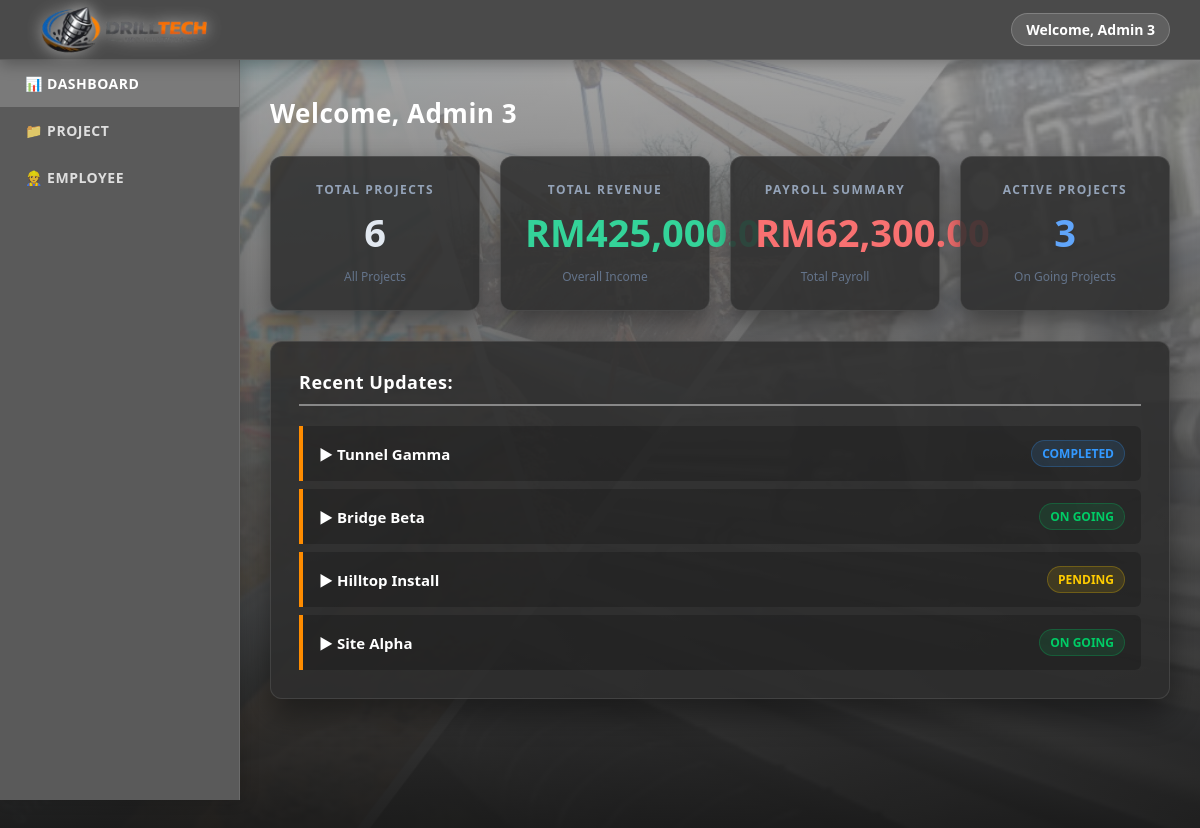
Screenshot of /admin.php (signed in) with the database file from the repository.
### tables this page shows
CREATE TABLE `project` (
  `Project_ID` int(11) NOT NULL,
  `Project_Name` varchar(100) DEFAULT NULL,
  `Project_Location` varchar(100) DEFAULT NULL,
  `Project_Value` decimal(10,2) DEFAULT NULL,
  `Project_Status` varchar(50) DEFAULT NULL,
  `Client_ID` int(11) DEFAULT NULL
);

### admin.php (the view, shortened to what this page needs)
<?php
include("database.php");
$admin_name = $_SESSION['admin_name'] ?? 'Admin';
$totalProjects = mysqli_fetch_assoc(mysqli_query($conn, "SELECT COUNT(*) AS total FROM project"))['total'] ?? 0;
$totalRevenue = mysqli_fetch_assoc(mysqli_query($conn, "SELECT SUM(Project_Value) AS revenue FROM project"))['revenue'] ?? 0;
$payrollSummary = mysqli_fetch_assoc(mysqli_query($conn, "SELECT SUM(Payroll_Amount) AS total FROM payroll"))['total'] ?? 0;
$activeClients = mysqli_fetch_assoc(mysqli_query($conn, "SELECT COUNT(*) AS clients FROM project WHERE Project_Status='On Going'"))['clients'] ?? 0;
?>
<!DOCTYPE html>
<html lang="en">
<head>
</head>
<body>
<div class="header">
        <div class="logo">
            <img src="images/logo.png" alt="Logo" style="height: 65px; width: auto; display: block; object-fit: contain; filter: drop-shadow(0px 0px 8px rgba(255, 255, 255, 0.65));">
        </div>
        <div class="header-welcome">Welcome, <?php echo htmlspecialchars($admin_name); ?></div>
    </div>
    <div class="wrapper">
        <div class="sidebar">
            <a href="admin.php" class="active">📊 DASHBOARD</a>
            <a href="projectAD.php">📁 PROJECT</a>
            <a href="employeeAD.php">👷 EMPLOYEE</a>
        </div>
        <div class="content">
            <h1 class="welcome">Welcome, <?php echo htmlspecialchars($admin_name); ?></h1>
            <div class="stats">
                <div class="stat-card">
                    <div>TOTAL PROJECTS</div>
                    <div class="stat-number" style="color: #e2e8f0;"><?php echo $totalProjects; ?></div>
                    <small>All Projects</small>
                </div>
                <div class="stat-card">
                    <div>TOTAL REVENUE</div>
                    <div class="stat-number" style="color: #34d399;">RM<?php echo number_format($totalRevenue, 2); ?></div>
                    <small>Overall Income</small>
                </div>
                <div class="stat-card">
                    <div>PAYROLL SUMMARY</div>
                    <div class="stat-number" style="color: #f87171;">RM<?php echo number_format($payrollSummary, 2); ?></div>
                    <small>Total Payroll</small>
                </div>
                <div class="stat-card">
                    <div>ACTIVE PROJECTS</div>
                    <div class="stat-number" style="color: #60a5fa;"><?php echo $activeClients; ?></div>
                    <small>On Going Projects</small>
                </div>
            </div>
            <div class="recent-updates">
                <h3>Recent Updates:</h3>
                <ul>
                    <?php
                    $recent = mysqli_query($conn, "SELECT Project_Name, Project_Status FROM project ORDER BY Project_ID DESC LIMIT 4");
                    while($row = mysqli_fetch_assoc($recent)):
                        $status = strtolower(trim($row['Project_Status']));
                        $statusClass = 'status-pending';
                        if ($status === 'on going' || $status === 'ongoing' || $status === 'active') {
                            $statusClass = 'status-ongoing';
                        } elseif ($status === 'completed' || $status === 'done') {
                            $statusClass = 'status-completed';
                        }
                    ?>
                        <li>
                            <span class="project-name">► <?php echo htmlspecialchars($row['Project_Name']); ?></span>
                            <span class="project-status <?php echo $statusClass; ?>"><?php echo htmlspecialchars($row['Project_Status']); ?></span>
                        </li>
                    <?php endwhile; ?>
                </ul>
            </div>
        </div>
    </div>
</body>
</html>

### admin.php (style rules this page uses)
* { margin: 0; padding: 0; box-sizing: border-box; }
body { font-family: system-ui, -apple-system, BlinkMacSystemFont, "Segoe UI", Roboto, sans-serif; background: linear-gradient(rgba(74, 74, 74, 0.45), rgba(15, 15, 15, 0.95)), url('images/construction_bg.jpg') center/cover no-repeat fixed; color: #f8fafc; min-height: 100vh; }
.header { background: #4a4a4a; border-bottom: 1px solid rgba(255, 255, 255, 0.1); padding: 0 30px; display: flex; align-items: center; justify-content: space-between; position: fixed; top: 0; left: 0; right: 0; height: 60px; z-index: 1000; box-shadow: 0 4px 15px rgba(0, 0, 0, 0.3); }
.logo { display: flex; align-items: center; font-size: 20px; font-weight: 800; color: white; letter-spacing: 1px; }
.header-welcome { font-size: 14px; font-weight: 600; color: #fff; background: rgba(255, 255, 255, 0.12); border: 1px solid rgba(255, 255, 255, 0.2); padding: 6px 14px; border-radius: 20px; }
.wrapper { display: flex; margin-top: 60px; }
.sidebar { width: 240px; background: #5a5a5a; border-right: 1px solid rgba(255, 255, 255, 0.1); min-height: calc(100vh - 60px); position: fixed; top: 60px; left: 0; z-index: 90; box-shadow: 4px 0 15px rgba(0, 0, 0, 0.15); }
.sidebar a { display: flex; align-items: center; padding: 14px 25px; color: rgba(255, 255, 255, 0.8); text-decoration: none; font-size: 14px; font-weight: 600; letter-spacing: 0.5px; transition: all 0.2s ease; }
.sidebar a:hover, .sidebar a.active { color: #fff; background: #7a7a7a; }
.content { flex: 1; margin-left: 240px; padding: 35px 30px; }
.welcome { font-size: 26px; font-weight: 700; margin-bottom: 25px; letter-spacing: 0.5px; color: #fff; }
.stats { display: flex; gap: 20px; margin-bottom: 30px; flex-wrap: wrap; }
.stat-card { flex: 1; min-width: 200px; background: rgba(45, 45, 45, 0.85); border: 1px solid rgba(255, 255, 255, 0.1); padding: 24px; border-radius: 12px; text-align: center; box-shadow: 0 10px 25px rgba(0, 0, 0, 0.4); transition: transform 0.3s ease, box-shadow 0.3s ease; }
.stat-card div:first-child { font-size: 12px; font-weight: 700; color: #94a3b8; letter-spacing: 1.5px; text-transform: uppercase; margin-bottom: 8px; }
.stat-number { font-size: 38px; font-weight: 800; margin: 6px 0; }
.stat-card small { font-size: 12px; color: #64748b; font-weight: 500; }
.recent-updates { background: rgba(45, 45, 45, 0.85); border: 1px solid rgba(255, 255, 255, 0.1); padding: 28px; border-radius: 12px; box-shadow: 0 15px 30px rgba(0, 0, 0, 0.4); }
.recent-updates h3 { font-size: 18px; font-weight: 700; margin-bottom: 20px; border-bottom: 2px solid #888; padding-bottom: 10px; letter-spacing: 0.5px; color: #fff; }
.recent-updates ul { list-style: none; }
.recent-updates li { padding: 14px 16px; margin-bottom: 8px; background: rgba(0, 0, 0, 0.2); border-left: 4px solid #ff8c00; border-radius: 0 6px 6px 0; font-size: 15px; display: flex; justify-content: space-between; align-items: center; }
.recent-updates li:last-child { margin-bottom: 0; }
.project-name { font-weight: 600; color: #fff; }
.project-status { font-size: 12px; font-weight: 700; padding: 4px 10px; border-radius: 20px; text-transform: uppercase; }
.status-pending { background: rgba(255, 204, 0, 0.12); color: #ffcc00; border: 1px solid rgba(255, 204, 0, 0.25); }
.status-ongoing { background: rgba(0, 204, 102, 0.12); color: #00cc66; border: 1px solid rgba(0, 204, 102, 0.25); }
.status-completed { background: rgba(51, 153, 255, 0.12); color: #3399ff; border: 1px solid rgba(51, 153, 255, 0.25); }

### rows the page displays
project: Project_Name "Tunnel Gamma", Project_Status "COMPLETED"
project: Project_Name "Bridge Beta", Project_Status "ON GOING"
project: Project_Name "Hilltop Install", Project_Status "PENDING"
project: Project_Name "Site Alpha", Project_Status "ON GOING"

### other values shown
$admin_name "Admin 3"
$totalProjects "6"
$totalRevenue "425,000.00"
$payrollSummary "62,300.00"
$activeClients "3"
